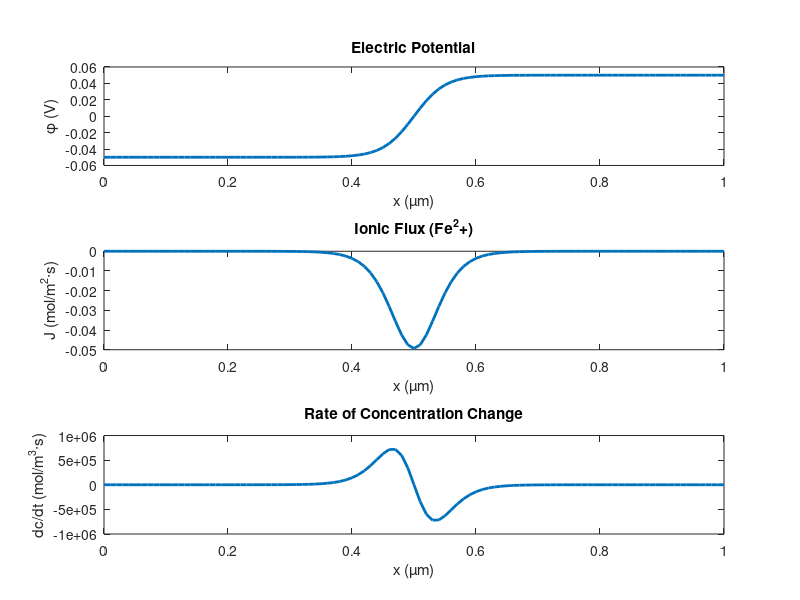

This figure's MATLAB source:
#!/usr/bin/env -S octave --no-gui --quiet
set(0, "defaultfigurevisible", "off");  % hide figure window

Nx = 101;                % number of grid points
L  = 1e-6;               % domain length (m)
dx = L / (Nx - 1);
x  = linspace(0, L, Nx); % grid points

D  = 1e-9;               % diffusion coefficient (m^2/s)
u  = 5e-8;               % mobility (m^2/V·s)
z  = 1;                 % charge number (Cl-)
F  = 96485;              % Faraday constant (C/mol)

## --- Tanh-shaped potential (well or step) ---
phi0 = 0.05;                  % amplitude (V)
width = L/20;                 % interface width
center = L/2;                 % center position

## Potential profile
phi = phi0 * tanh((x - center) / width);  % electric potential (V)

c = 1;

dphi_dx = gradient(phi, dx);   % dφ/dx
dc_dx   = gradient(c, dx);     % dc/dx

% J = -D ∇c - z*u*c*∇φ
J = - z .* u .* c .* dphi_dx;

% dc/dt = -∇·J = -dJ/dx
dJ_dx = gradient(J, dx);
c_dot = -dJ_dx;

figure;
subplot(3,1,1);
plot(x*1e6, phi, 'LineWidth', 2);
xlabel('x (µm)'); ylabel('\phi (V)');
title('Electric Potential');

subplot(3,1,2);
plot(x*1e6, J, 'LineWidth', 2);
xlabel('x (µm)'); ylabel('J (mol/m^2·s)');
title('Ionic Flux (Fe^2+)');

subplot(3,1,3);
plot(x*1e6, c_dot, 'LineWidth', 2);
xlabel('x (µm)'); ylabel('dc/dt (mol/m^3·s)');
title('Rate of Concentration Change');

print ("cooling_curve.png", "-dpng");  % saves to PNG
